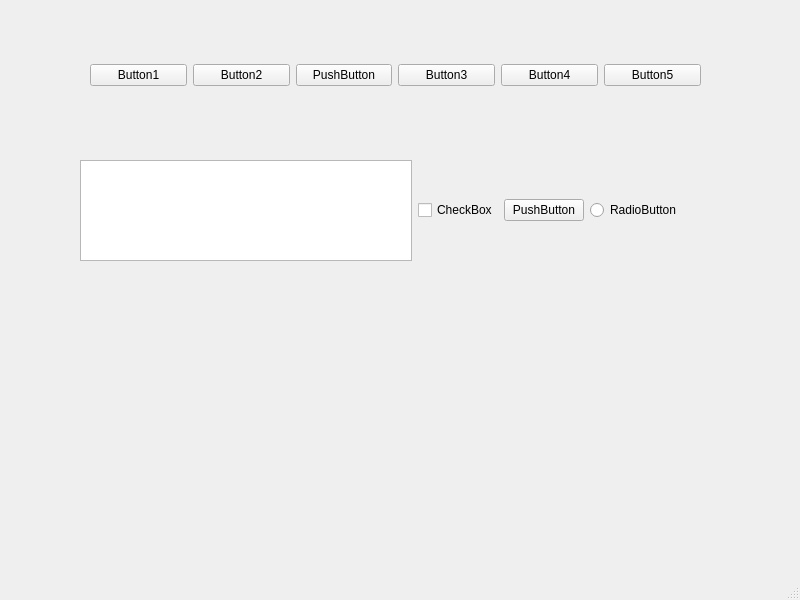
<?xml version="1.0" encoding="UTF-8"?>
<ui version="4.0">
 <class>MainWindow</class>
 <widget class="QMainWindow" name="MainWindow">
  <property name="geometry">
   <rect>
    <x>0</x>
    <y>0</y>
    <width>800</width>
    <height>600</height>
   </rect>
  </property>
  <property name="windowTitle">
   <string>MainWindow</string>
  </property>
  <widget class="QWidget" name="centralwidget">
   <widget class="QWidget" name="horizontalLayoutWidget">
    <property name="geometry">
     <rect>
      <x>80</x>
      <y>160</y>
      <width>601</width>
      <height>101</height>
     </rect>
    </property>
    <layout class="QHBoxLayout" name="horizontalLayout_2">
     <item>
      <widget class="QListWidget" name="listWidget"/>
     </item>
     <item>
      <widget class="QCheckBox" name="checkBox">
       <property name="text">
        <string>CheckBox</string>
       </property>
      </widget>
     </item>
     <item>
      <widget class="QPushButton" name="pushButton_6">
       <property name="text">
        <string>PushButton</string>
       </property>
      </widget>
     </item>
     <item>
      <widget class="QRadioButton" name="radioButton">
       <property name="text">
        <string>RadioButton</string>
       </property>
      </widget>
     </item>
    </layout>
   </widget>
   <widget class="QWidget" name="">
    <property name="geometry">
     <rect>
      <x>90</x>
      <y>40</y>
      <width>611</width>
      <height>71</height>
     </rect>
    </property>
    <layout class="QHBoxLayout" name="horizontalLayout">
     <item>
      <widget class="QPushButton" name="pushButton">
       <property name="text">
        <string>Button1</string>
       </property>
      </widget>
     </item>
     <item>
      <widget class="QPushButton" name="pushButton_2">
       <property name="text">
        <string>Button2</string>
       </property>
      </widget>
     </item>
     <item>
      <widget class="QPushButton" name="pushButton_7">
       <property name="text">
        <string>PushButton</string>
       </property>
      </widget>
     </item>
     <item>
      <widget class="QPushButton" name="pushButton_3">
       <property name="text">
        <string>Button3</string>
       </property>
      </widget>
     </item>
     <item>
      <widget class="QPushButton" name="pushButton_4">
       <property name="text">
        <string>Button4</string>
       </property>
      </widget>
     </item>
     <item>
      <widget class="QPushButton" name="pushButton_5">
       <property name="text">
        <string>Button5</string>
       </property>
      </widget>
     </item>
    </layout>
   </widget>
  </widget>
  <widget class="QMenuBar" name="menubar">
   <property name="geometry">
    <rect>
     <x>0</x>
     <y>0</y>
     <width>800</width>
     <height>23</height>
    </rect>
   </property>
  </widget>
  <widget class="QStatusBar" name="statusbar"/>
 </widget>
 <resources/>
 <connections/>
</ui>
